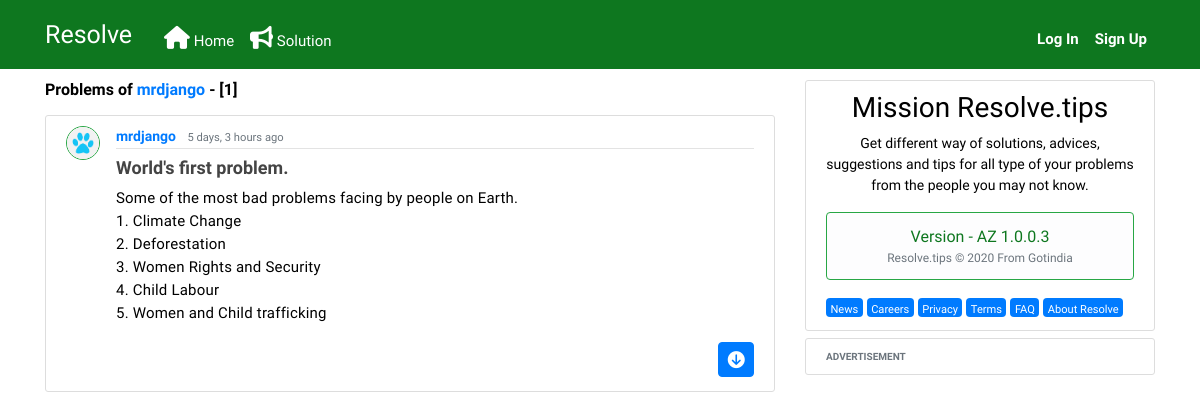
The page /user/mrdjango on the database its author committed.
### feeds/models.py (models this page shows, shortened)
class Post(models.Model):
    title = models.CharField(max_length=300)
    content = models.TextField()
    date_posted = models.DateTimeField(default=timezone.now)
    author = models.ForeignKey(User, on_delete=models.CASCADE)
    slug = models.SlugField(max_length=250, null=True, blank=True)

### users/models.py (models this page shows, shortened)
class Profile(models.Model):
    user = models.OneToOneField(User, on_delete=models.CASCADE)
    image = models.ImageField(default='default.jpg', upload_to='profile_pics')

### feeds/views.py (the view)
# urls.py: path('user/<str:username>', UserPostListView.as_view(), name='user-posts'),
class UserPostListView(ListView):
    model = Post
    template_name = 'feeds/user_posts.html'  # <app>/<model>_<viewtype>.html
    context_object_name = 'posts'
    paginate_by = 37
    def get_queryset(self):
        user = get_object_or_404(User, username=self.kwargs.get('username'))
        return Post.objects.filter(author=user).order_by('-date_posted')

### feeds/templates/feeds/user_posts.html
{% extends "feeds/base.html" %}
{% block content %}
<h6 class="mb-3 resolveh6">Problems of <a class="profilelink" href="#">{{ view.kwargs.username }}</a> - [{{ page_obj.paginator.count }}]</h6>
  {% for post in posts %}
      <article class="media content-section">
        <img class="rounded-circle border border-success article-img" src="{{ post.author.profile.image.url }}">
        <div class="media-body">
          <div class="article-metadata">
            <a class="mr-2 linktext" href="{% url 'user-posts' post.author.username %}">{{ post.author }}</a>
            <small class="text-muted">{{ post.date_posted|timesince }} ago</small>
          </div>
          <h2 class="articlemargin"><a class="article-title" href="{% url 'post-detail' post.id %}">{{ post.title }}</a></h2>
          <p class="article-content">{{ post.content|safe }}</p>
        </div>
      </article>
      {% empty %}
        <article class="media content-section">
              <h6 class="nosolutions">No Problems yet :)</h6>
        </article>
  {% endfor %}
  {% endblock content %}

### feeds/static/feeds/main.css (style rules this page uses)
body { color: #000; margin-top: 5rem; font-family: 'Hind Guntur', sans-serif; }
h1, h2, h3, h4, h5, h6 { color: #000; }
.articlemargin { margin-top: 0.5rem; }
.linktext { font-weight: 555; }
.resolveh6 { font-weight: bold; }
.content-section { background: #ffffff; padding: 10px 20px; border: 1px solid #ddd; border-radius: 3px; margin-bottom: 7px; }
.article-title { color: #444444; font-size:18px; font-weight: 600; }
.article-content { white-space: pre-line; font-size: 15px; line-height: 23px; letter-spacing: 0.2px; }
.article-img { height: 34px; width: 34px; margin-right: 16px; }
.article-metadata { padding-bottom: 1px; font-size: 14px;; margin-bottom: 4px; border-bottom: 1px solid #e3e3e3; }

### rows shown on the page
Post: author.profile.image (placeholder picture), author "mrdjango", date_posted "5 days, 3 hours", title "World's first problem.", content "Some of the most bad problems facing by people on Earth. 1. Climate Change 2. Deforestation 3. Women Rights and Security 4. Child Labour 5. Women and Child trafficking…"

### other values the page prints
{{ view.kwargs.username }} "mrdjango"
{{ page_obj.paginator.count }} "1"
